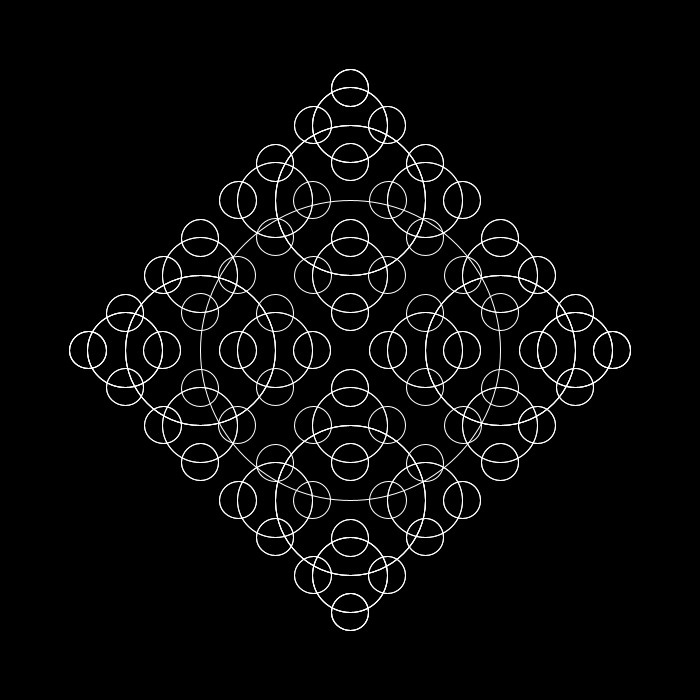
Frame 1 (no input)
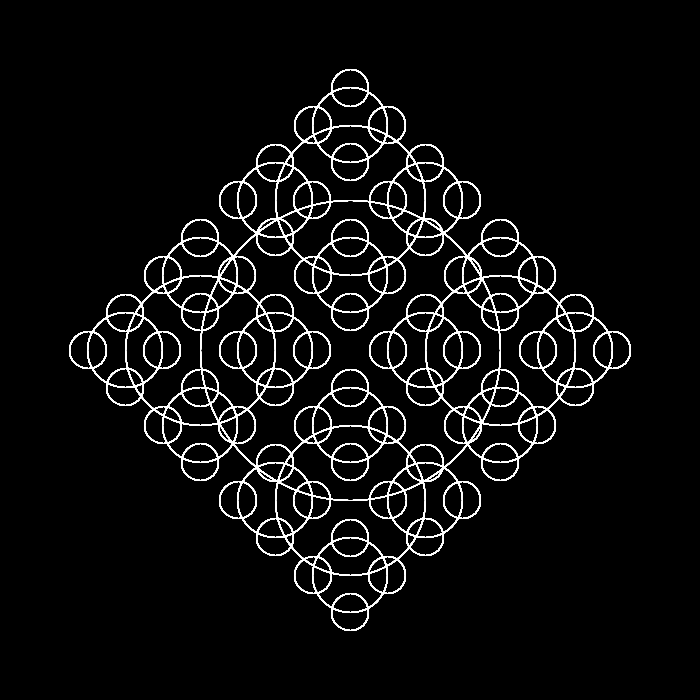
Frame 60 (the mouse pressed at the canvas centre just before this capture)
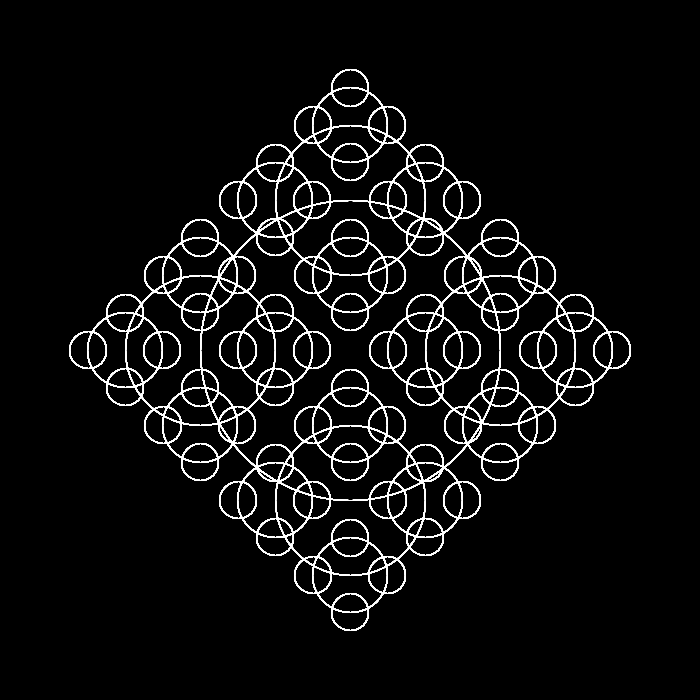
Frame 120 (the mouse held since frame 60 and released just before this capture)

The Processing sketch that drew these frames (run headless with seeded random() and noise(); from frame 60 on, the mouse is pressed at the canvas centre):

// Processing sketch: circleFractal2
// ── circleFractal2.pde
int h = 300, complexity = 60;
void setup(){
  background(0);
  size(700, 700);
  stroke(255);
  noFill();
}


void draw(){
  translate(width/2, height/2);
  ellipse(0, 0, h, h);
  circleUp(h);
  circleRight(h);
  circleDown(h);
  circleLeft(h);
  save("cfrac.png");
}


void circleUp(int h){
  if(h>=complexity){
    pushMatrix();
    translate(-h/2, 0);
    ellipse(0, 0, h/2, h/2);
    circleUp(h/2);
    popMatrix();
    
    
    pushMatrix();
    translate(h/2, 0);
    ellipse(0, 0, h/2, h/2);
    circleUp(h/2);
    popMatrix();
    
    
    pushMatrix();
    translate(0, -h/2);
    ellipse(0, 0, h/2, h/2);
    circleUp(h/2);
    popMatrix();
  }
}
void circleRight(int h){
  if(h>=complexity){ 
    pushMatrix();
    translate(h/2, 0);
    ellipse(0, 0, h/2, h/2);
    circleRight(h/2);
    popMatrix();
    
    
    pushMatrix();
    translate(0, -h/2);
    ellipse(0, 0, h/2, h/2);
    circleRight(h/2);
    popMatrix();
    
    
    pushMatrix();
    translate(0, h/2);
    ellipse(0, 0, h/2, h/2);
    circleRight(h/2);
    popMatrix();
  }
}
void circleDown(int h){
  if(h>=complexity){
    pushMatrix();
    translate(-h/2, 0);
    ellipse(0, 0, h/2, h/2);
    circleDown(h/2);
    popMatrix();
    
    
    pushMatrix();
    translate(h/2, 0);
    ellipse(0, 0, h/2, h/2);
    circleDown(h/2);
    popMatrix();
      
    
    pushMatrix();
    translate(0, h/2);
    ellipse(0, 0, h/2, h/2);
    circleDown(h/2);
    popMatrix();
  }
}
void circleLeft(int h){
  if(h>=complexity){
    pushMatrix();
    translate(-h/2, 0);
    ellipse(0, 0, h/2, h/2);
    circleLeft(h/2);
    popMatrix();
    
    
    pushMatrix();
    translate(0, -h/2);
    ellipse(0, 0, h/2, h/2);
    circleLeft(h/2);
    popMatrix();
    
    
    pushMatrix();
    translate(0, h/2);
    ellipse(0, 0, h/2, h/2);
    circleLeft(h/2);
    popMatrix();
  }
}
